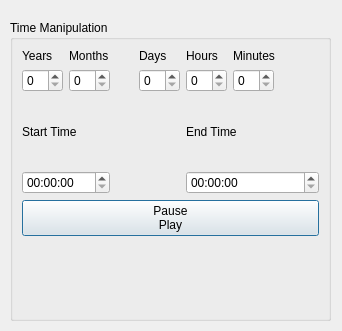
<?xml version="1.0" encoding="UTF-8"?>
<ui version="4.0">
 <class>Dialog</class>
 <widget class="QDialog" name="Dialog">
  <property name="geometry">
   <rect>
    <x>0</x>
    <y>0</y>
    <width>342</width>
    <height>331</height>
   </rect>
  </property>
  <property name="windowTitle">
   <string>Dialog</string>
  </property>
  <widget class="QGroupBox" name="time_manipulation_group_box">
   <property name="geometry">
    <rect>
     <x>10</x>
     <y>20</y>
     <width>321</width>
     <height>301</height>
    </rect>
   </property>
   <property name="title">
    <string>Time Manipulation</string>
   </property>
   <layout class="QGridLayout" name="gridLayout_7">
    <item row="1" column="4">
     <widget class="QSpinBox" name="hours_selector_2">
      <property name="toolTip">
       <string>Hours</string>
      </property>
     </widget>
    </item>
    <item row="0" column="4">
     <widget class="QLabel" name="hours_label_2">
      <property name="sizePolicy">
       <sizepolicy hsizetype="Preferred" vsizetype="Fixed">
        <horstretch>0</horstretch>
        <verstretch>0</verstretch>
       </sizepolicy>
      </property>
      <property name="text">
       <string>Hours</string>
      </property>
     </widget>
    </item>
    <item row="1" column="3">
     <widget class="QSpinBox" name="days_selector_2">
      <property name="toolTip">
       <string>Days</string>
      </property>
     </widget>
    </item>
    <item row="0" column="0">
     <widget class="QLabel" name="years_label_2">
      <property name="sizePolicy">
       <sizepolicy hsizetype="Preferred" vsizetype="Fixed">
        <horstretch>0</horstretch>
        <verstretch>0</verstretch>
       </sizepolicy>
      </property>
      <property name="text">
       <string>Years</string>
      </property>
     </widget>
    </item>
    <item row="2" column="0" colspan="2">
     <widget class="QLabel" name="start_time_label_2">
      <property name="text">
       <string>Start Time</string>
      </property>
     </widget>
    </item>
    <item row="3" column="0" colspan="2">
     <widget class="QTimeEdit" name="start_time_select_2"/>
    </item>
    <item row="2" column="4" colspan="4">
     <widget class="QLabel" name="label">
      <property name="text">
       <string>End Time</string>
      </property>
     </widget>
    </item>
    <item row="4" column="0" colspan="8">
     <widget class="QPushButton" name="pause_play_button_2">
      <property name="sizePolicy">
       <sizepolicy hsizetype="Ignored" vsizetype="Fixed">
        <horstretch>0</horstretch>
        <verstretch>0</verstretch>
       </sizepolicy>
      </property>
      <property name="toolTip">
       <string>Pause/Play Live View</string>
      </property>
      <property name="text">
       <string>Pause
Play</string>
      </property>
      <property name="shortcut">
       <string>Ctrl+Space</string>
      </property>
      <property name="checkable">
       <bool>true</bool>
      </property>
     </widget>
    </item>
    <item row="0" column="5" colspan="2">
     <widget class="QLabel" name="minutes_label_2">
      <property name="sizePolicy">
       <sizepolicy hsizetype="Preferred" vsizetype="Fixed">
        <horstretch>0</horstretch>
        <verstretch>0</verstretch>
       </sizepolicy>
      </property>
      <property name="text">
       <string>Minutes</string>
      </property>
     </widget>
    </item>
    <item row="1" column="5">
     <widget class="QSpinBox" name="minutes_selector_2">
      <property name="toolTip">
       <string>Minutes</string>
      </property>
     </widget>
    </item>
    <item row="5" column="3">
     <widget class="PyDMByteIndicator" name="pause_play_indicator_2">
      <property name="sizePolicy">
       <sizepolicy hsizetype="Ignored" vsizetype="Ignored">
        <horstretch>0</horstretch>
        <verstretch>0</verstretch>
       </sizepolicy>
      </property>
      <property name="toolTip">
       <string>Green is for Live View; gray is for static.</string>
      </property>
      <property name="showLabels" stdset="0">
       <bool>false</bool>
      </property>
     </widget>
    </item>
    <item row="3" column="4" colspan="4">
     <widget class="QTimeEdit" name="start_time_select_3"/>
    </item>
    <item row="0" column="3">
     <widget class="QLabel" name="days_label_2">
      <property name="sizePolicy">
       <sizepolicy hsizetype="Preferred" vsizetype="Fixed">
        <horstretch>0</horstretch>
        <verstretch>0</verstretch>
       </sizepolicy>
      </property>
      <property name="text">
       <string>Days</string>
      </property>
     </widget>
    </item>
    <item row="0" column="1">
     <widget class="QLabel" name="months_label_2">
      <property name="sizePolicy">
       <sizepolicy hsizetype="Preferred" vsizetype="Fixed">
        <horstretch>0</horstretch>
        <verstretch>0</verstretch>
       </sizepolicy>
      </property>
      <property name="text">
       <string>Months</string>
      </property>
     </widget>
    </item>
    <item row="1" column="0">
     <widget class="QSpinBox" name="years_selector_2">
      <property name="toolTip">
       <string>Years</string>
      </property>
     </widget>
    </item>
    <item row="1" column="1">
     <widget class="QSpinBox" name="months_selector_2">
      <property name="toolTip">
       <string>Months</string>
      </property>
     </widget>
    </item>
   </layout>
  </widget>
 </widget>
 <customwidgets>
  <customwidget>
   <class>PyDMByteIndicator</class>
   <extends>QWidget</extends>
   <header>pydm.widgets.byte</header>
  </customwidget>
 </customwidgets>
 <resources/>
 <connections/>
</ui>
